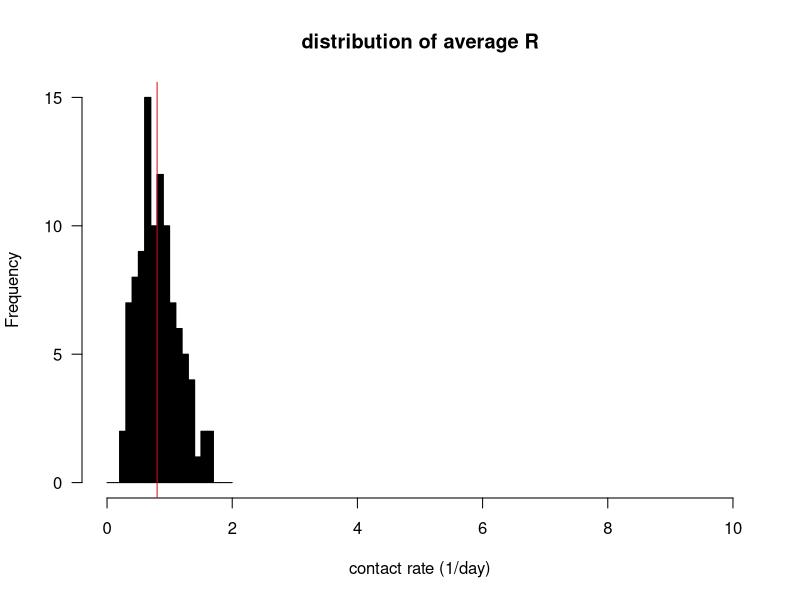
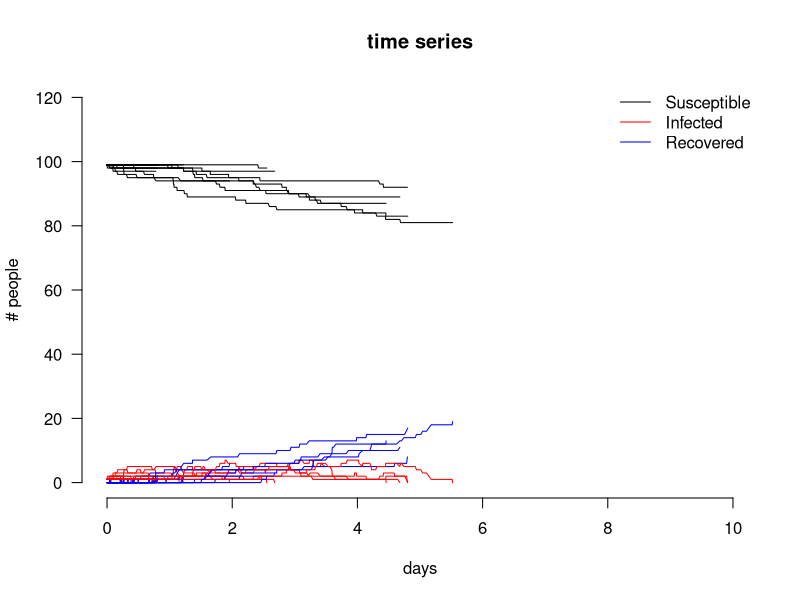
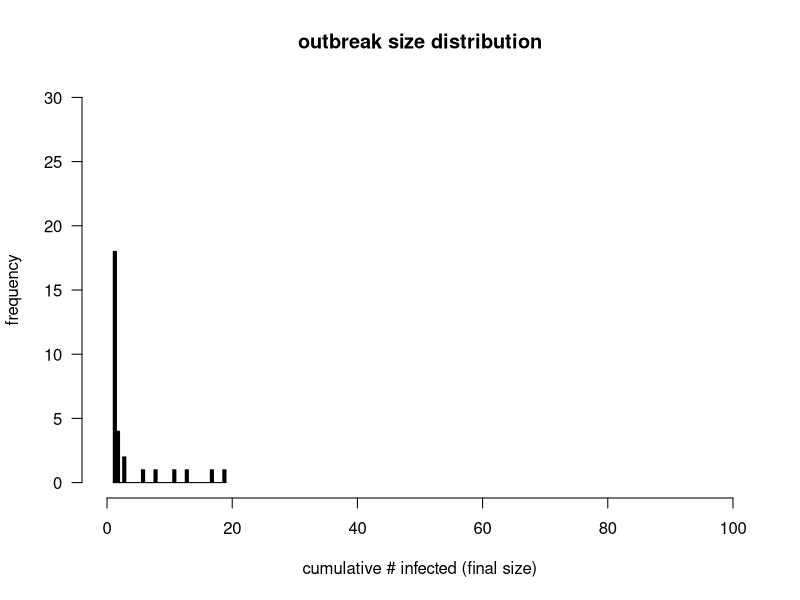

R code for these plots, in order:
## Gillespie with individual mixing heterogeneity
## Steve Bellan DAIDD 2012

## The question leads you through the construction of a stochastic SIR
## model using the Gillespie algorithm that allows for gamma
## distributed contact mixing patterns.

rm(list=ls())


het.epidemic <- function(runs = 1,
                         pop.size = 300,
                         beta.mean = 1,
                         beta.var = .5,
                         gmma = 1,
                         end.time = 500,
                         verbose = F,
                         tell.run = T,
                         shape = 2,
                         rate = 10,
                         xmax.het = 10,
                         xmax.fsize = pop.size,
                         fsize.breaks = 30,
                         return.ts = F,
                         browse = F)
  {
    if(browse) browser()                #debugging
    theta = beta.var / beta.mean
    kk = beta.mean / theta
    mxdst <- rgamma(pop.size, shape = kk, scale = theta)
    ## order individuals by riskiness
    mxdst <- mxdst[rev(order(mxdst))]
    breaks <- seq(0, ceiling(max(mxdst)), by = .1)
    hist(mxdst, col="black", breaks = breaks, xlab = "contact rate (1/day)", las = 1,
         xlim = c(0, xmax.het),
         main = "distribution of average R")
    abline(v=beta.mean, col = "red")
    ## make individuals' data frame with mixing distr, time inf & rec
    iframe <- data.frame(id = 1:pop.size, tinf = NA, trec = NA, mxdst = mxdst)
    plot(0,0,type="l",xlab="days", bty="n", xlim = c(0, end.time), las = 1,
         ylim = c(0, 1.2*pop.size), ylab = "# people", main = "time series")
    legend("topright", c("Susceptible","Infected","Recovered"), col = c("black","red","blue"), lwd = 1, lty = 1, bty = "n", bg ="white")
    f.size <- rep(NA,runs)
    for(ii in 1:runs)
      {
        if(tell.run) print(paste("on run",ii,"of",runs))
        iframe$tinf <- NA
        iframe$trec <- NA
        first.inf <- sample(1:pop.size, 1, prob = mxdst)
        iframe$tinf[first.inf] <- 0 # first individual is infected at time 0
        iframe$trec[first.inf] <- rexp(1, gmma) # choose recovery time
        ## initialize time series data frame
        sim.time <- 0
        ts <- data.frame(time=sim.time,S=pop.size-1,I=1)
        next.time <- ts
        someone.inf <- T
        while(next.time$time<end.time & someone.inf)
          {
            ## calculate current inf rate  
            inf.rate <- mean(mxdst) * pop.size
            ## Choose potential event time
            new.time <- rexp(1, inf.rate) + next.time$time
            ## choose infector
            cur.tor <- sample(1:pop.size, 1, prob = mxdst)
            ## has this id been infected?
            cur.inf <- !is.na(iframe$tinf[cur.tor])
            ## if so, have they recovered before the event time?
            if(cur.inf)
              {
                cur.inf <- iframe$trec[cur.tor] > new.time
              }
            if(cur.inf)                           # then choose infected
              {
                cur.ted <- sample(c(1:pop.size)[-cur.tor], 1, prob = mxdst[-cur.tor])
                ## is this ID currently susceptible?
                cur.sus <- is.na(iframe$tinf[cur.ted])
                if(cur.sus) ## then infect them and determine an event time
                  {
                    if(verbose)   print(paste(cur.tor,"infected",cur.ted))
                    iframe$tinf[cur.ted] <- new.time
                    next.time$S <- next.time$S - 1
                    next.time$I <- next.time$I + 1
                    next.time$time <- new.time
                    ts <- rbind(ts, next.time)
                    ## also choose recovery time based on recovery rate
                    iframe$trec[cur.ted] <- new.time + rexp(1, gmma)
                  }else{ ## no new inf but update time
                    next.time$time <- new.time
                    ts <- rbind(ts, next.time)
                  }          
              }else{ ## no new inf but update time
                next.time$time <- new.time
                ts <- rbind(ts, next.time)
              }
            ## is someone still infected at this time?
            someone.inf <- sum(iframe$trec > new.time, na.rm = T) > 0
          }
        ## need to divid infected between recovered & infectious
        fts <- ts
        ## calculate recovered at each time step
                                        #browser()
        fts$R <- as.numeric(lapply(fts$time, function(x) {sum(iframe$trec < x, na.rm = T)}))
        fts$I <- fts$I-fts$R
        if(sum(fts$I < 0) > 1) browser()
        ## plot results
        lines(fts$time,fts$S, col = "black")
        lines(fts$time,fts$I, col = "red")
        lines(fts$time,fts$R, col = "blue")
        f.size[ii] <- sum(!is.na(iframe$tinf))
      }
    hist(f.size, breaks = fsize.breaks, xlab = "cumulative # infected (final size)", las = 1,
         xlim  = c(0, max(xmax.fsize,f.size)), ylim = c(0, runs), col = 'black',
         ylab = "frequency", main = "outbreak size distribution")
    ## final size distribution
    if(return.ts)       return(fts)
  }
save(het.epidemic, file= 'HetSIR_functions.Rdata')

het.epidemic(beta.mean = .8, beta.var = .1, runs = 30, end.time = 10, pop.size = 100, gmma = 1) 

hetSIRS.epidemic <- function(runs = 1,
                             pop.size = 300,
                             beta.mean = 1,
                             beta.var = .5,
                             gmma = 1,
                             rho = 0, # lose immunity
                             end.time = 5,
                             tell.run = T,
                             verbose = F,
                             shape = 2,
                             rate = 10,
                             xmax.het = 10,
                             xmax.fsize = 300,
                             return.ts = F,
                             browse = F)
  {
    theta = beta.var / beta.mean
    kk = beta.mean / theta
    mxdst <- rgamma(pop.size, shape = kk, scale = theta)
    ## order individuals by riskiness
    mxdst <- mxdst[rev(order(mxdst))]
    breaks <- seq(0, ceiling(max(mxdst)), by = .1)
    hist(mxdst, col="black", breaks = breaks, xlab = "heterogeneity",
         xlim = c(0, xmax.het),
         main = "distribution of average R")
    abline(v=beta.mean, col = "red")
    ## make individuals' data frame with mixing distr, time inf & rec
    iframe <- data.frame(id = 1:pop.size, tinf = NA, trec = NA, tloss = NA,mxdst = mxdst)
    plot(0,0,type="l",xlab="Time", bty="n", xlim = c(0, end.time),
         ylim = c(0, 1.2*pop.size), ylab = "# people", main = "time series")
    legend("topright", c("Susceptible","Infected","Recovered"), col = c("black","red","blue"), lwd = 1, lty = 1, bty = "n", bg ="white")
    f.size <- rep(NA,runs)
    if(browse) browser()                #debugging
    for(ii in 1:runs)
      {
        if(tell.run) print(paste("on run",ii,"of",runs))
        iframe$tinf <- NA
        iframe$trec <- NA
        first.inf <- sample(1:pop.size, 1, prob = mxdst)
        iframe$tinf[first.inf] <- 0 # first individual is infected at time 0
        iframe$trec[first.inf] <- rexp(1, gmma) # choose recovery time
        ## initialize time series data frame
        sim.time <- 0
        ts <- data.frame(time=sim.time,S=pop.size-1,I=1, R = 0)
        next.time <- ts
        someone.inf <- T
        cumulativeI <- 1
        while(next.time$time<end.time & someone.inf)
          {
            ## calculate current inf rate  
            inf.rate <- mean(mxdst) * pop.size
            ## Choose potential event time
            new.time <- rexp(1, inf.rate) + next.time$time
            ## figure out if anyone has recovered between last event and this one; I->R
            recoveries <- sum(iframe$trec > ts$time[nrow(ts)] & iframe$trec < new.time, na.rm = T)
            next.time$I <-  next.time$I - recoveries
            next.time$R <-  next.time$R + recoveries
            ## figure out if anyone has lost immunity between last event and this one; R->S
            who.loss <- which(iframe$tloss > ts$time[nrow(ts)] & iframe$tloss < new.time)
            ilosses <- length(who.loss)
            next.time$R <-  next.time$R - ilosses
            next.time$S <-  next.time$S + ilosses
            ## reset tinf,trec,tloss for individuals who lost immunity
            if(ilosses > 0)            iframe[who.loss, c("tinf","trec","tloss")] <- NA
            ## choose infec*tor*
            cur.tor <- sample(1:pop.size, 1, prob = mxdst)
            ## has this id been infected?
            cur.inf <- !is.na(iframe$tinf[cur.tor])
            ## if so, have they recovered before the event time?
            if(cur.inf)
              {
                cur.inf <- iframe$trec[cur.tor] > new.time
              }
            if(cur.inf)                 # then choose (potentially) infec*ted* individual
              {                         # choose from everyone except infec*tor*
                cur.ted <- sample(c(1:pop.size)[-cur.tor], 1, prob = mxdst[-cur.tor])
                ## is this ID currently susceptible?
                cur.sus <- is.na(iframe$tinf[cur.ted])
                if(cur.sus) ## then infect them and determine an event time
                  {
                    cumulativeI <- cumulativeI + 1
                    if(verbose)   print(paste(cur.tor,"infected",cur.ted))
                    iframe$tinf[cur.ted] <- new.time
                    next.time$S <- next.time$S - 1
                    next.time$I <- next.time$I + 1
                    next.time$time <- new.time
                    ts <- rbind(ts, next.time)
                    ## also choose recovery time based on recovery rate
                    iframe$trec[cur.ted] <- new.time + rexp(1, gmma)
                    ## also choose immunity loss time based on loss rate
                    iframe$tloss[cur.ted] <- iframe$trec[cur.ted] + rexp(1, rho) #
                  }else{ ## no new inf but update time
                    next.time$time <- new.time
                    ts <- rbind(ts, next.time)
                  }          
              }else{ ## no new inf but update time
                next.time$time <- new.time
                ts <- rbind(ts, next.time)
              }
            ## is someone still infected at this time?
            someone.inf <- sum(iframe$trec > new.time, na.rm = T) > 0
          }
        ## need to divid infected between recovered & infectious
        fts <- ts
        ## calculate recovered at each time step
        ## plot results
        lines(fts$time,fts$S, col = "black")
        lines(fts$time,fts$I, col = "red")
        lines(fts$time,fts$R, col = "blue")
        f.size[ii] <- cumulativeI
      }
    hist(f.size, breaks = 100, xlab = "cumulative # infected (final size)",
         xlim = c(0, max(xmax.fsize,f.size)), 
         ylab = "frequency", main = "outbreak size distribution", col = "black")
    ## final size distribution
    if(return.ts)       return(fts)
  }

save.image(file="hetSIR.Rdata")
